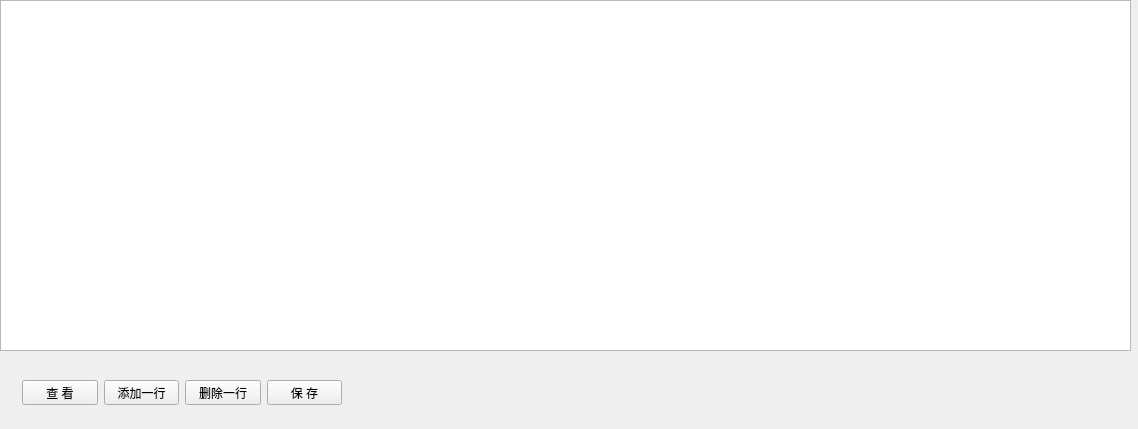
<?xml version="1.0" encoding="UTF-8"?>
<ui version="4.0">
 <class>Form</class>
 <widget class="QWidget" name="Form">
  <property name="geometry">
   <rect>
    <x>0</x>
    <y>0</y>
    <width>1138</width>
    <height>429</height>
   </rect>
  </property>
  <property name="windowTitle">
   <string>Form</string>
  </property>
  <widget class="QTableWidget" name="tableWidget">
   <property name="geometry">
    <rect>
     <x>0</x>
     <y>0</y>
     <width>1131</width>
     <height>351</height>
    </rect>
   </property>
  </widget>
  <widget class="QWidget" name="">
   <property name="geometry">
    <rect>
     <x>22</x>
     <y>380</y>
     <width>320</width>
     <height>25</height>
    </rect>
   </property>
   <layout class="QHBoxLayout" name="horizontalLayout">
    <item>
     <widget class="QPushButton" name="pushButton_1">
      <property name="text">
       <string>查 看</string>
      </property>
     </widget>
    </item>
    <item>
     <widget class="QPushButton" name="pushButton_2">
      <property name="text">
       <string>添加一行</string>
      </property>
     </widget>
    </item>
    <item>
     <widget class="QPushButton" name="pushButton_3">
      <property name="text">
       <string>删除一行</string>
      </property>
     </widget>
    </item>
    <item>
     <widget class="QPushButton" name="pushButton_4">
      <property name="text">
       <string>保 存</string>
      </property>
     </widget>
    </item>
   </layout>
  </widget>
  <zorder>layoutWidget</zorder>
  <zorder>tableWidget</zorder>
  <zorder>pushButton_3</zorder>
  <zorder>pushButton_4</zorder>
 </widget>
 <resources/>
 <connections/>
</ui>
